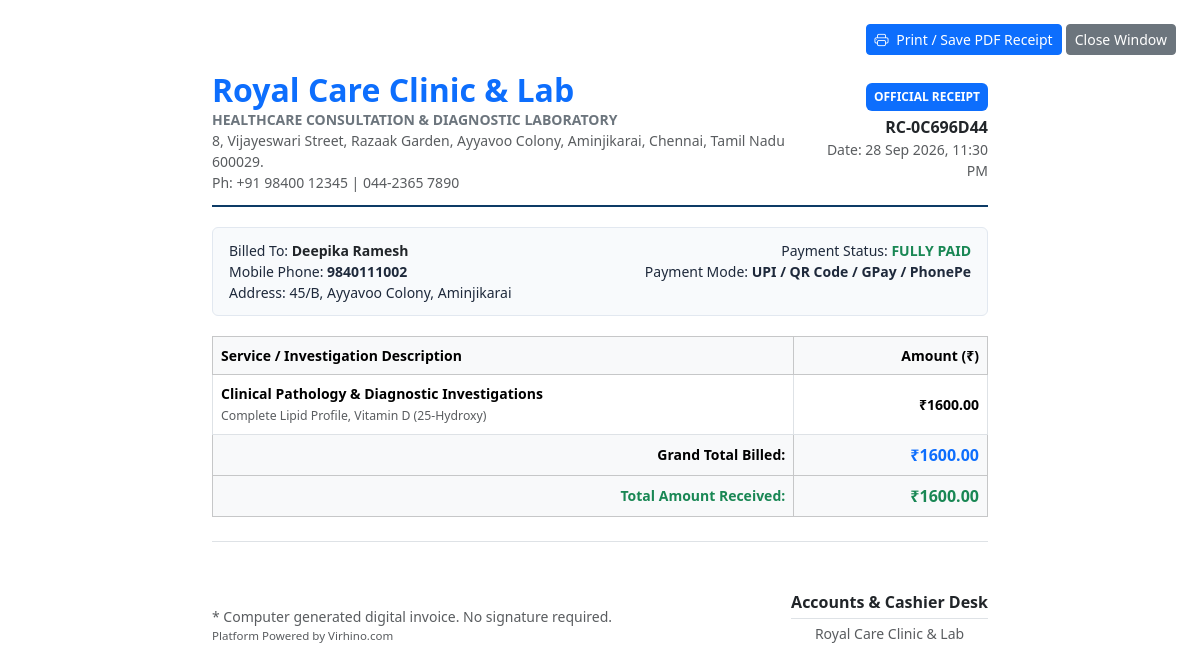
/billing/46/print/ (signed in), run on the app's committed database.
### billing/models.py (models this page shows, shortened)
class Invoice(models.Model):
    PAYMENT_STATUS = (
        ('unpaid', 'Unpaid'),
        ('partial', 'Partially Paid'),
        ('paid', 'Fully Paid'),
        ('refunded', 'Refunded'),
    )
    PAYMENT_METHOD = (
        ('cash', 'Cash Payment'),
        ('upi', 'UPI / QR Code / GPay / PhonePe'),
        ('card', 'Credit / Debit Card (POS)'),
        ('net_banking', 'Net Banking / IMPS / NEFT'),
    )
    invoice_number = models.CharField(max_length=30, unique=True, blank=True, db_index=True)
    patient = models.ForeignKey(Patient, on_delete=models.CASCADE, related_name='invoices')
    appointment = models.OneToOneField(Appointment, on_delete=models.SET_NULL, null=True, blank=True, related_name='invoice')
    lab_order = models.OneToOneField(LabOrder, on_delete=models.SET_NULL, null=True, blank=True, related_name='invoice')
    consultation_charges = models.DecimalField(max_digits=10, decimal_places=2, default=0.00)
    lab_charges = models.DecimalField(max_digits=10, decimal_places=2, default=0.00)
    medicine_charges = models.DecimalField(max_digits=10, decimal_places=2, default=0.00)
    other_charges = models.DecimalField(max_digits=10, decimal_places=2, default=0.00)
    discount_amount = models.DecimalField(max_digits=10, decimal_places=2, default=0.00)
    tax_amount = models.DecimalField(max_digits=10, decimal_places=2, default=0.00)
    total_amount = models.DecimalField(max_digits=10, decimal_places=2, default=0.00)
    paid_amount = models.DecimalField(max_digits=10, decimal_places=2, default=0.00)
    payment_status = models.CharField(max_length=20, choices=PAYMENT_STATUS, default='unpaid', db_index=True)
    payment_method = models.CharField(max_length=20, choices=PAYMENT_METHOD, default='cash')
    transaction_reference = models.CharField(max_length=100, blank=True, help_text='UPI Ref ID / Card Txn ID')
    notes = models.TextField(blank=True)
    created_at = models.DateTimeField(auto_now_add=True, db_index=True)
    updated_at = models.DateTimeField(auto_now=True)
    class Meta:
        ordering = ['-created_at']
        indexes = [
            models.Index(fields=['created_at', 'payment_status']),
            models.Index(fields=['payment_method']),
        ]
    @property
    def balance_due(self):
        return max(0, self.total_amount - self.paid_amount)

### patients/models.py (models this page shows, shortened)
class Patient(models.Model):
    GENDER_CHOICES = (
        ('male', 'Male'),
        ('female', 'Female'),
        ('other', 'Other'),
    )
    BLOOD_GROUP_CHOICES = (
        ('A+', 'A+'), ('A-', 'A-'),
        ('B+', 'B+'), ('B-', 'B-'),
        ('O+', 'O+'), ('O-', 'O-'),
        ('AB+', 'AB+'), ('AB-', 'AB-'),
        ('Unknown', 'Unknown'),
    )
    first_name = models.CharField(max_length=100)
    last_name = models.CharField(max_length=100, blank=True)
    phone = models.CharField(max_length=20, unique=True, db_index=True)
    email = models.EmailField(blank=True, null=True)
    date_of_birth = models.DateField(null=True, blank=True)
    gender = models.CharField(max_length=10, choices=GENDER_CHOICES, default='other')
    blood_group = models.CharField(max_length=10, choices=BLOOD_GROUP_CHOICES, default='Unknown')
    address = models.TextField(blank=True)
    emergency_contact = models.CharField(max_length=100, blank=True, help_text='Name & Phone')
    allergies = models.TextField(blank=True, help_text='Known drug/food allergies')
    medical_history = models.TextField(blank=True, help_text='Past illnesses, chronic conditions, surgeries')
    created_at = models.DateTimeField(auto_now_add=True, db_index=True)
    updated_at = models.DateTimeField(auto_now=True)
    class Meta:
        ordering = ['-created_at']
        indexes = [
            models.Index(fields=['phone']),
            models.Index(fields=['first_name', 'last_name']),
            models.Index(fields=['created_at']),
        ]
    @property
    def full_name(self):
        return f"{self.first_name} {self.last_name}".strip()

### lab/models.py (models this page shows, shortened)
class LabOrderItem(models.Model):
    order = models.ForeignKey(LabOrder, on_delete=models.CASCADE, related_name='items')
    test = models.ForeignKey(LabTest, on_delete=models.PROTECT)
    result_value = models.CharField(max_length=200, blank=True)
    reference_range = models.CharField(max_length=200, blank=True)
    unit = models.CharField(max_length=50, blank=True)
    is_abnormal = models.BooleanField(default=False)
    technician_remarks = models.TextField(blank=True)

class LabTest(models.Model):
    SAMPLE_CHOICES = (
        ('Blood', 'Whole Blood / Serum / Plasma'),
        ('Urine', 'Urine Sample'),
        ('Stool', 'Stool Sample'),
        ('Swab', 'Throat / Nasal Swab'),
        ('Sputum', 'Sputum Sample'),
        ('Fluid', 'Body Fluids / CSF / Synovial'),
        ('Other', 'Other Sample Type'),
    )
    category = models.ForeignKey(LabCategory, on_delete=models.CASCADE, related_name='tests')
    code = models.CharField(max_length=20, unique=True, help_text='e.g., CBC, LFT, KFT, HBA1C')
    name = models.CharField(max_length=200)
    sample_type = models.CharField(max_length=50, choices=SAMPLE_CHOICES, default='Blood')
    price = models.DecimalField(max_digits=8, decimal_places=2)
    turnaround_hours = models.PositiveIntegerField(default=4, help_text='Standard report delivery time in hours')
    normal_range = models.CharField(max_length=200, blank=True, help_text='Standard Reference Interval')
    unit = models.CharField(max_length=50, blank=True, help_text='Measurement unit (e.g. mg/dL, g/dL, %)')
    description = models.TextField(blank=True, help_text='Clinical significance and preparation instructions')
    is_active = models.BooleanField(default=True)
    class Meta:
        ordering = ['category', 'name']

### billing/views.py (the view)
# urls.py: path('<int:pk>/print/', views.invoice_print, name='invoice_print'),
@login_required
@staff_required
def invoice_print(request, pk):
    invoice = get_object_or_404(
        Invoice.objects.select_related('patient', 'appointment__doctor__user', 'lab_order'),
        pk=pk
    )
    return render(request, 'billing/print.html', {'invoice': invoice})

### accounts/models.py (called while the page is built)
    @property
    def is_staff_member(self):
        return self.role in ['admin', 'doctor', 'receptionist', 'lab_technician'] or self.is_staff

### website/context_processors.py (called while the page is built)
def clinic_info(request):
    return {
        'CLINIC': settings.CLINIC_METADATA,
    }

### templates/billing/print.html (shortened to what this page needs)
{% load static %}
<!DOCTYPE html>
<html lang="en">
<head>
  <link href="https://cdn.jsdelivr.net/npm/bootstrap@5.3.3/dist/css/bootstrap.min.css" rel="stylesheet">
  <link rel="stylesheet" href="https://cdn.jsdelivr.net/npm/bootstrap-icons@1.11.3/font/bootstrap-icons.min.css">
</head>
<body class="p-4">
  <div class="no-print text-end mb-3">
    <button onclick="window.print()" class="btn btn-primary btn-sm"><i class="bi bi-printer me-1"></i> Print / Save PDF Receipt</button>
    <button onclick="window.close()" class="btn btn-secondary btn-sm">Close Window</button>
  </div>
  <div class="container" style="max-width: 800px;">
    <div class="invoice-header d-flex justify-content-between align-items-center">
      <div>
        <h2 class="fw-bold text-primary mb-0">{{ CLINIC.NAME }}</h2>
        <div class="text-secondary fw-semibold small">HEALTHCARE CONSULTATION & DIAGNOSTIC LABORATORY</div>
        <div class="text-muted small">{{ CLINIC.ADDRESS }}</div>
        <div class="text-muted small">Ph: {{ CLINIC.PHONE }} | {{ CLINIC.LANDLINE }}</div>
      </div>
      <div class="text-end">
        <div class="badge bg-primary text-white p-2 mb-1">OFFICIAL RECEIPT</div>
        <div class="fw-bold fs-6 text-dark">{{ invoice.invoice_number }}</div>
        <div class="text-muted small">Date: {{ invoice.created_at|date:"d M Y, h:i A" }}</div>
      </div>
    </div>
    <div class="patient-card">
      <div class="row g-2 small">
        <div class="col-6">
          <div>Billed To: <strong class="text-dark">{{ invoice.patient.full_name }}</strong></div>
          <div>Mobile Phone: <strong>{{ invoice.patient.phone }}</strong></div>
          <div>Address: <span>{{ invoice.patient.address|default:"Chennai, Tamil Nadu" }}</span></div>
        </div>
        <div class="col-6 text-end">
          <div>Payment Status: <strong class="text-uppercase text-success">{{ invoice.get_payment_status_display }}</strong></div>
          <div>Payment Mode: <strong>{{ invoice.get_payment_method_display }}</strong></div>
        </div>
      </div>
    </div>
    <table class="table table-bordered align-middle small mb-4">
      <thead class="table-light">
        <tr>
          <th>Service / Investigation Description</th>
          <th class="text-end" style="width: 25%;">Amount (₹)</th>
        </tr>
      </thead>
      <tbody>
        {% if invoice.lab_charges > 0 %}
          <tr>
            <td>
              <div class="fw-bold">Clinical Pathology & Diagnostic Investigations</div>
              {% if invoice.lab_order %}
                <small class="text-muted">
                  {% for itm in invoice.lab_order.items.all %}{{ itm.test.name }}{% if not forloop.last %}, {% endif %}{% endfor %}
                </small>
              {% endif %}
            </td>
            <td class="text-end fw-semibold">₹{{ invoice.lab_charges|floatformat:2 }}</td>
          </tr>
        {% endif %}
        <tr class="table-light">
          <td class="fw-bold text-end">Grand Total Billed:</td>
          <td class="text-end fw-bold fs-6 text-primary">₹{{ invoice.total_amount|floatformat:2 }}</td>
        </tr>
        <tr class="table-light">
          <td class="fw-bold text-end text-success">Total Amount Received:</td>
          <td class="text-end fw-bold text-success fs-6">₹{{ invoice.paid_amount|floatformat:2 }}</td>
        </tr>
      </tbody>
    </table>
    <div class="d-flex justify-content-between align-items-end pt-5 mt-4 border-top">
      <div class="small text-muted">
        <div>* Computer generated digital invoice. No signature required.</div>
        <div style="font-size: 0.72rem;">Platform Powered by Virhino.com</div>
      </div>
      <div class="text-center" style="min-width: 180px;">
        <div class="fw-bold text-dark mb-1">Accounts & Cashier Desk</div>
        <div class="small text-muted border-top pt-1">{{ CLINIC.NAME }}</div>
      </div>
    </div>
  </div>
</body>
</html>

### templates/billing/print.html (style rules this page uses)
body { font-family: 'Segoe UI', Tahoma, Geneva, Verdana, sans-serif; color: #1e293b; }
.invoice-header { border-bottom: 2px solid #0d3b66; padding-bottom: 12px; margin-bottom: 20px; }
.patient-card { background: #f8fafc; border: 1px solid #e2e8f0; border-radius: 6px; padding: 12px 16px; margin-bottom: 20px; }

### data on the page
Invoice: invoice_number "RC-0C696D44", created_at "28 Sep 2026, 11:30 PM", patient.full_name "Deepika Ramesh", patient.phone "9840111002", patient.address "45/B, Ayyavoo Colony, Aminjikarai", payment_status "FULLY PAID", payment_method "UPI / QR Code / GPay / PhonePe", lab_charges "1600.00", total_amount "1600.00", paid_amount "1600.00"
LabOrderItem: test.name "Complete Lipid Profile"
LabOrderItem: test.name "Vitamin D (25-Hydroxy)"

### other printed values
{{ CLINIC.NAME }} "Royal Care Clinic & Lab"
{{ CLINIC.ADDRESS }} "8, Vijayeswari Street, Razaak Garden, Ayyavoo Colony, Aminjikarai, Chennai, Tamil Nadu 600029."
{{ CLINIC.PHONE }} "+91 98400 12345"
{{ CLINIC.LANDLINE }} "044-2365 7890"
